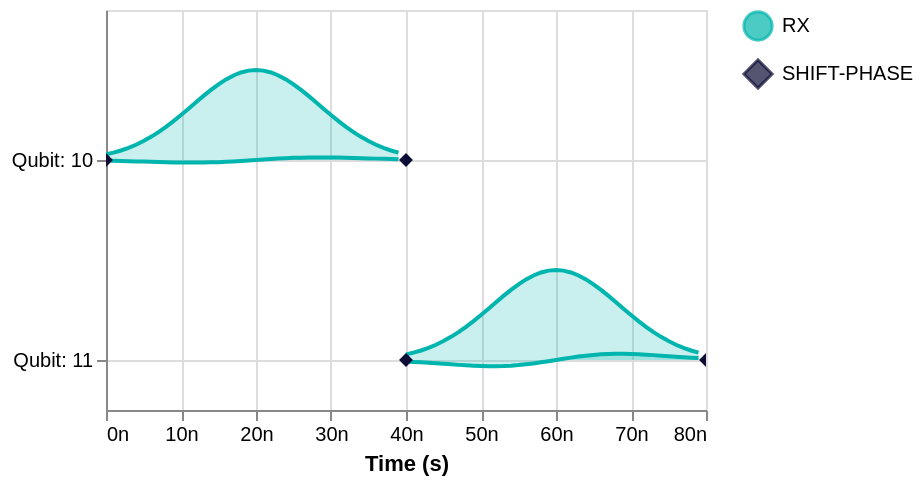

Write notebook code for a chart like this one.
### Markdown cell above
## 1. Plotting Pulse Schedules

The following one liner constructs the `PlottableProgramPulseSchedule` from our program and then renders an interactive plot in the cell's output.

### Code cell
PlottableProgramPulseSchedule(load_program('sequenced_hadamard_barrier')).draw()

### Figure 1 — Vega-Lite specification as saved in the notebook (floating-point values rounded to 4 significant figures)
{"config": {"view": {"continuousWidth": 300, "continuousHeight": 300}}, "layer": [{"layer": [{"mark": {"type": "area", "aria": false, "interpolate": "linear", "line": true, "strokeWidth": 1.5}, "encoding": {"color": {"field": "label", "legend": {"symbolSize": 200, "title": null}, "scale": {"domain": ["RX", "SHIFT-PHASE"], "range": ["#00b5ad", "#0d0d36"]}, "type": "nominal"}, "detail": {"field": "p", "type": "nominal"}, "fillOpacity": {"condition": {"param": "param_6d4b967e33180ca6", "value": 0.3}, "value": 0.05}, "strokeOpacity": {"condition": {"param": "param_6d4b967e33180ca6", "value": 1.0}, "value": 0.05}, "tooltip": [{"field": "operation", "title": "Operation", "type": "nominal"}, {"field": "frame", "title": "Frame", "type": "nominal"}, {"field": "channel", "title": "Channel Type", "type": "nominal"}, {"field": "memory", "title": "Memory", "type": "nominal"}, {"field": "t0", "format": ".3e", "title": "Start (s)", "type": "quantitative"}, {"field": "t1", "format": ".3e", "title": "End (s)", "type": "quantitative"}, {"field": "t", "format": ".3e", "title": "Time (s)", "type": "quantitative"}, {"field": "i", "title": "I", "type": "quantitative"}], "x": {"axis": {"format": "~s"}, "field": "t", "scale": {"nice": false, "zero": false}, "title": "Time (s)", "type": "quantitative"}, "y": {"axis": {"grid": true, "labelExpr": "[\"Qubit: 11\", \"Qubit: 10\"][datum.value]", "title": null, "values": [0, 1]}, "field": "yi", "scale": {"domain": [-0.25, 1.75], "nice": false}, "title": null, "type": "quantitative"}, "y2": {"field": "b"}}, "name": "view_a637bdb36058e783_0"}, {"mark": {"type": "area", "aria": false, "interpolate": "linear", "line": true, "strokeWidth": 1.5}, "encoding": {"color": {"field": "label", "legend": {"symbolSize": 200, "title": null}, "scale": {"domain": ["RX", "SHIFT-PHASE"], "range": ["#00b5ad", "#0d0d36"]}, "type": "nominal"}, "detail": {"field": "p", "type": "nominal"}, "fillOpacity": {"condition": {"param": "param_6d4b967e33180ca6", "value": 0.3}, "value": 0.05}, "strokeOpacity": {"condition": {"param": "param_6d4b967e33180ca6", "value": 1.0}, "value": 0.05}, "tooltip": [{"field": "operation", "title": "Operation", "type": "nominal"}, {"field": "frame", "title": "Frame", "type": "nominal"}, {"field": "channel", "title": "Channel Type", "type": "nominal"}, {"field": "memory", "title": "Memory", "type": "nominal"}, {"field": "t0", "format": ".3e", "title": "Start (s)", "type": "quantitative"}, {"field": "t1", "format": ".3e", "title": "End (s)", "type": "quantitative"}, {"field": "t", "format": ".3e", "title": "Time (s)", "type": "quantitative"}, {"field": "q", "title": "Q", "type": "quantitative"}], "x": {"axis": {"format": "~s"}, "field": "t", "scale": {"nice": false, "zero": false}, "title": "Time (s)", "type": "quantitative"}, "y": {"axis": {"grid": true, "labelExpr": "[\"Qubit: 11\", \"Qubit: 10\"][datum.value]", "title": null, "values": [0, 1]}, "field": "yq", "scale": {"domain": [-0.25, 1.75], "nice": false}, "title": null, "type": "quantitative"}, "y2": {"field": "b"}}, "transform": [{"filter": "datum['hasq']"}]}], "data": {"name": "data-d7b42d8e2b2278d60a120d4480b7c38b"}, "transform": [{"lookup": "s", "from": {"data": {"name": "data-9cbb18d3a4d50090739d28f088b551b0"}, "key": "s", "fields": ["dt", "i", "q", "hasq"]}}, {"flatten": ["dt", "i", "q"]}, {"calculate": "datum.t0 + datum.dt", "as": "t"}, {"calculate": "datum.i * datum.kr + datum.b", "as": "yi"}, {"calculate": "datum.q * datum.kr + datum.b", "as": "yq"}]}, {"data": {"name": "data-22537928aa8acc2edf4d990ed7ce7c06"}, "mark": {"type": "point", "aria": false, "color": "#0d0d36", "filled": true, "size": 45}, "encoding": {"opacity": {"condition": {"param": "param_6d4b967e33180ca6", "value": 1.0}, "value": 0.05}, "shape": {"field": "label", "legend": {"symbolSize": 200, "title": null}, "scale": {"domain": ["RX", "SHIFT-PHASE"], "range": ["circle", "diamond"]}, "type": "nominal"}, "tooltip": [{"field": "operation", "title": "Operation", "type": "nominal"}, {"field": "label", "title": "Instruction", "type": "nominal"}, {"field": "frame", "title": "Frame", "type": "nominal"}, {"field": "partner", "title": "Swapped With", "type": "nominal"}, {"field": "channel", "title": "Channel Type", "type": "nominal"}, {"field": "t", "format": ".3e", "title": "Time (s)", "type": "quantitative"}], "x": {"axis": {"format": "~s"}, "field": "t", "scale": {"nice": false, "zero": false}, "title": "Time (s)", "type": "quantitative"}, "y": {"axis": {"grid": true, "labelExpr": "[\"Qubit: 11\", \"Qubit: 10\"][datum.value]", "title": null, "values": [0, 1]}, "field": "b", "scale": {"domain": [-0.25, 1.75], "nice": false}, "title": null, "type": "quantitative"}}}], "height": 200, "params": [{"name": "param_6d4b967e33180ca6", "select": {"type": "point", "fields": ["label"]}, "bind": "legend", "views": ["view_a637bdb36058e783_0"]}, {"name": "param_1e9efca18e7a2868", "select": {"type": "interval", "encodings": ["x", "y"]}, "bind": "scales", "views": ["view_a637bdb36058e783_0"]}], "width": 300, "$schema": "https://vega.github.io/schema/vega-lite/v6.4.1.json", "datasets": {"data-d7b42d8e2b2278d60a120d4480b7c38b": [{"p": 0, "s": 0, "t0": 0.0, "t1": 4e-08, "b": 1, "kr": 0.45, "label": "RX", "operation": "RX", "frame": "Transmon-10_charge_tx", "channel": "QGSx2Channel", "memory": ""}, {"p": 1, "s": 1, "t0": 4e-08, "t1": 8e-08, "b": 0, "kr": 0.45, "label": "RX", "operation": "RX", "frame": "Transmon-11_charge_tx", "channel": "QGSx2Channel", "memory": ""}], "data-9cbb18d3a4d50090739d28f088b551b0": [{"s": 0, "dt": [0.0, 1e-09, 2e-09, 3e-09, 4e-09, 5e-09, 6e-09, 7e-09, 8e-09, 9e-09, 1e-08, 1.1e-08, 1.2e-08, 1.3e-08, 1.4e-08, 1.5e-08, 1.6e-08, 1.7e-08, 1.8e-08, 1.9e-08, 2e-08, 2.1e-08, 2.2e-08, 2.3e-08, 2.4e-08, 2.5e-08, 2.6e-08, 2.7e-08, 2.8e-08, 2.9e-08, 3e-08, 3.1e-08, 3.2e-08, 3.3e-08, 3.4e-08, 3.5e-08, 3.6e-08, 3.7e-08, 3.8e-08, 3.9e-08], "i": [0.0625, 0.0819, 0.1058, 0.1349, 0.1696, 0.2102, 0.257, 0.3099, 0.3686, 0.4323, 0.5, 0.5704, 0.6417, 0.712, 0.7792, 0.8409, 0.895, 0.9395, 0.9727, 0.9931, 1.0, 0.9931, 0.9727, 0.9395, 0.895, 0.8409, 0.7792, 0.712, 0.6417, 0.5704, 0.5, 0.4323, 0.3686, 0.3099, 0.257, 0.2102, 0.1696, 0.1349, 0.1058, 0.0819], "q": [-0.007043, -0.008768, -0.01073, -0.01292, -0.01529, -0.01777, -0.02028, -0.0227, -0.02492, -0.02679, -0.02817, -0.02892, -0.02892, -0.02808, -0.02634, -0.02369, -0.02017, -0.01588, -0.01096, -0.005595, 0.0, 0.005595, 0.01096, 0.01588, 0.02017, 0.02369, 0.02634, 0.02808, 0.02892, 0.02892, 0.02817, 0.02679, 0.02492, 0.0227, 0.02028, 0.01777, 0.01529, 0.01292, 0.01073, 0.008768], "hasq": true}, {"s": 1, "dt": [0.0, 1e-09, 2e-09, 3e-09, 4e-09, 5e-09, 6e-09, 7e-09, 8e-09, 9e-09, 1e-08, 1.1e-08, 1.2e-08, 1.3e-08, 1.4e-08, 1.5e-08, 1.6e-08, 1.7e-08, 1.8e-08, 1.9e-08, 2e-08, 2.1e-08, 2.2e-08, 2.3e-08, 2.4e-08, 2.5e-08, 2.6e-08, 2.7e-08, 2.8e-08, 2.9e-08, 3e-08, 3.1e-08, 3.2e-08, 3.3e-08, 3.4e-08, 3.5e-08, 3.6e-08, 3.7e-08, 3.8e-08, 3.9e-08], "i": [0.0625, 0.0819, 0.1058, 0.1349, 0.1696, 0.2102, 0.257, 0.3099, 0.3686, 0.4323, 0.5, 0.5704, 0.6417, 0.712, 0.7792, 0.8409, 0.895, 0.9395, 0.9727, 0.9931, 1.0, 0.9931, 0.9727, 0.9395, 0.895, 0.8409, 0.7792, 0.712, 0.6417, 0.5704, 0.5, 0.4323, 0.3686, 0.3099, 0.257, 0.2102, 0.1696, 0.1349, 0.1058, 0.0819], "q": [-0.01681, -0.02092, -0.02562, -0.03084, -0.03648, -0.0424, -0.04838, -0.05417, -0.05947, -0.06394, -0.06723, -0.06902, -0.06903, -0.06702, -0.06286, -0.05653, -0.04814, -0.0379, -0.02616, -0.01335, 0.0, 0.01335, 0.02616, 0.0379, 0.04814, 0.05653, 0.06286, 0.06702, 0.06903, 0.06902, 0.06723, 0.06394, 0.05947, 0.05417, 0.04838, 0.0424, 0.03648, 0.03084, 0.02562, 0.02092], "hasq": true}], "data-22537928aa8acc2edf4d990ed7ce7c06": [{"t": 8e-08, "b": 0, "frame": "Transmon-11_charge_tx", "channel": "QGSx2Channel", "operation": "RX", "label": "SHIFT-PHASE", "partner": ""}, {"t": 4e-08, "b": 0, "frame": "Transmon-11_charge_tx", "channel": "QGSx2Channel", "operation": "RZ", "label": "SHIFT-PHASE", "partner": ""}, {"t": 0.0, "b": 1, "frame": "Transmon-10_charge_tx", "channel": "QGSx2Channel", "operation": "RZ", "label": "SHIFT-PHASE", "partner": ""}, {"t": 4e-08, "b": 1, "frame": "Transmon-10_charge_tx", "channel": "QGSx2Channel", "operation": "RZ", "label": "SHIFT-PHASE", "partner": ""}, {"t": 0.0, "b": 1, "frame": "Transmon-10_charge_tx", "channel": "QGSx2Channel", "operation": "RX", "label": "SHIFT-PHASE", "partner": ""}, {"t": 4e-08, "b": 0, "frame": "Transmon-11_charge_tx", "channel": "QGSx2Channel", "operation": "RX", "label": "SHIFT-PHASE", "partner": ""}, {"t": 8e-08, "b": 0, "frame": "Transmon-11_charge_tx", "channel": "QGSx2Channel", "operation": "RZ", "label": "SHIFT-PHASE", "partner": ""}, {"t": 4e-08, "b": 1, "frame": "Transmon-10_charge_tx", "channel": "QGSx2Channel", "operation": "RX", "label": "SHIFT-PHASE", "partner": ""}]}}
